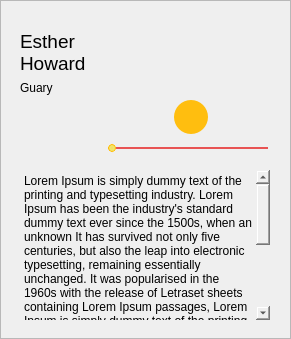
             <widget class="QFrame" name="frame_14">
              <property name="geometry">
               <rect>
                <x>0</x>
                <y>0</y>
                <width>291</width>
                <height>339</height>
               </rect>
              </property>
              <property name="sizePolicy">
               <sizepolicy hsizetype="Expanding" vsizetype="Preferred">
                <horstretch>0</horstretch>
                <verstretch>0</verstretch>
               </sizepolicy>
              </property>
              <property name="frameShape">
               <enum>QFrame::StyledPanel</enum>
              </property>
              <property name="frameShadow">
               <enum>QFrame::Raised</enum>
              </property>
              <widget class="QLabel" name="label_31">
               <property name="geometry">
                <rect>
                 <x>127</x>
                 <y>0</y>
                 <width>127</width>
                 <height>127</height>
                </rect>
               </property>
               <property name="text">
                <string/>
               </property>
               <property name="pixmap">
                <pixmap resource="icons.qrc">:/images/images/retro.png</pixmap>
               </property>
              </widget>
              <widget class="QWidget" name="layoutWidget_2">
               <property name="geometry">
                <rect>
                 <x>20</x>
                 <y>30</y>
                 <width>101</width>
                 <height>71</height>
                </rect>
               </property>
               <layout class="QVBoxLayout" name="verticalLayout_9">
                <property name="spacing">
                 <number>0</number>
                </property>
                <property name="sizeConstraint">
                 <enum>QLayout::SetMinAndMaxSize</enum>
                </property>
                <item>
                 <widget class="QLabel" name="nameSongPlayingLyricAfter">
                  <property name="maximumSize">
                   <size>
                    <width>16777215</width>
                    <height>16777215</height>
                   </size>
                  </property>
                  <property name="font">
                   <font>
                    <pointsize>14</pointsize>
                    <weight>50</weight>
                    <bold>false</bold>
                   </font>
                  </property>
                  <property name="lineWidth">
                   <number>1</number>
                  </property>
                  <property name="text">
                   <string>Esther Howard</string>
                  </property>
                  <property name="wordWrap">
                   <bool>true</bool>
                  </property>
                 </widget>
                </item>
                <item>
                 <widget class="QLabel" name="authorSongPlayingLyricAfter">
                  <property name="text">
                   <string>Guary</string>
                  </property>
                 </widget>
                </item>
               </layout>
              </widget>
              <widget class="QPushButton" name="playBtnLyricAfter">
               <property name="geometry">
                <rect>
                 <x>174</x>
                 <y>100</y>
                 <width>34</width>
                 <height>34</height>
                </rect>
               </property>
               <property name="styleSheet">
                <string notr="true">background-color: #FFBE0F;
border-radius: 17;</string>
               </property>
               <property name="text">
                <string/>
               </property>
               <property name="icon">
                <iconset resource="icons.qrc">
                 <normaloff>:/icons/icons/play.svg</normaloff>:/icons/icons/play.svg</iconset>
               </property>
              </widget>
              <widget class="QSlider" name="sliderSongPlayingLyricAfter">
               <property name="geometry">
                <rect>
                 <x>108</x>
                 <y>140</y>
                 <width>160</width>
                 <height>16</height>
                </rect>
               </property>
               <property name="styleSheet">
                <string notr="true">QSlider::groove:horizontal {
    height: 2px; /* the groove expands to the size of the slider by default. by giving it a height, it has a fixed size */
    background: #E85353;
    margin: 2px 0;
}

QSlider::handle:horizontal {
    background: qradialgradient(spread:pad, cx:0.5, cy:0.5, radius:0.194, fx:0.5, fy:0.5, stop:0 rgba(232, 83, 83, 255), stop:0.479904 rgba(232, 83, 83, 255), stop:0.522685 rgba(241, 230, 106, 255), stop:1 rgba(241, 230, 106, 255));
    border: 1px solid #FFBE0F;
    width: 6px;
    margin: -3px 0; /* handle is placed by default on the contents rect of the groove. Expand outside the groove */
    border-radius: 4px;
}</string>
               </property>
               <property name="orientation">
                <enum>Qt::Horizontal</enum>
               </property>
              </widget>
              <widget class="QPlainTextEdit" name="lyricLyric">
               <property name="geometry">
                <rect>
                 <x>20</x>
                 <y>170</y>
                 <width>250</width>
                 <height>150</height>
                </rect>
               </property>
               <property name="styleSheet">
                <string notr="true">background: transparent;
border: none
</string>
               </property>
               <property name="plainText">
                <string>Lorem Ipsum is simply dummy text of the printing and typesetting industry. Lorem Ipsum has been the industry's standard dummy text ever since the 1500s, when an unknown It has survived not only five centuries, but also the leap into electronic typesetting, remaining essentially unchanged. It was popularised in the 1960s with the release of Letraset sheets containing Lorem Ipsum passages, Lorem Ipsum is simply dummy text of the printing and typesetting industry. Lorem Ipsum has been the industry's standard dummy text ever since the 1500s, when an unknown It has survived not only five centuries, but also the leap into electronic typesetting, remaining essentially unchanged. It was popularised in the 1960s with the release of Letraset sheets containing Lorem Ipsum passages,</string>
               </property>
              </widget>
             </widget>
